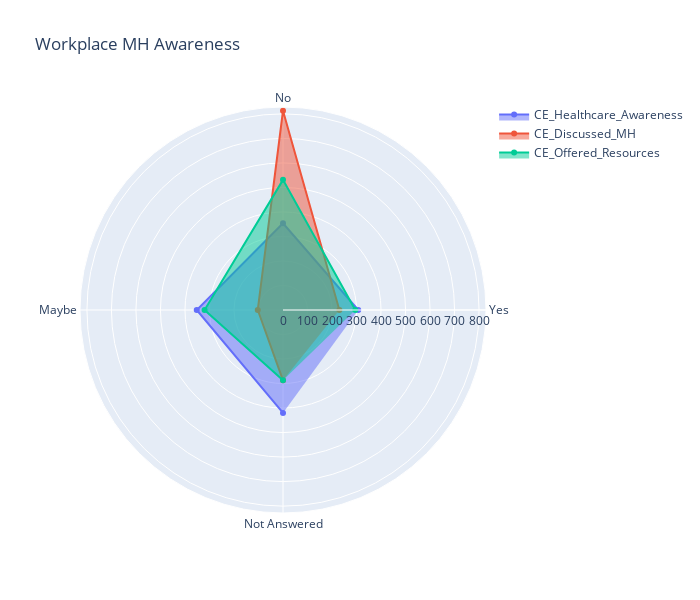

Notebook cell for this chart:
### Markdown cell above
df_employeer_create_safe = df_raw[['CE_Healthcare_Awareness', 'CE_Discussed_MH', 'CE_Offered_Resources', 'CE_Medical_Leave_Request']].copy()
df_employeer_create_safe['CE_Medical_Leave_Request'].fillna('Not Answered', inplace=True)

### Code cell
# Create a dataframe for mental health awareness
df_employeer_create_safe = df_raw[['CE_Healthcare_Awareness', 'CE_Discussed_MH', 'CE_Offered_Resources', 'CE_Medical_Leave_Request']].copy()
# To fill the null values
df_employeer_create_safe['CE_Medical_Leave_Request'].fillna('Not Answered', inplace=True)

answer_type = ['Yes', 'No', 'Maybe', 'Not Answered']
radar_plot_count_1 = [307, 354, 352, 420]
radar_plot_count_2 = [230, 813, 103, 287]
radar_plot_count_3 = [295, 531, 320, 287]

fig = go.Figure(
    data=[
        go.Scatterpolar(r=radar_plot_count_1, theta=answer_type, fill='toself', name='CE_Healthcare_Awareness'),
        go.Scatterpolar(r=radar_plot_count_2, theta=answer_type, fill='toself', name='CE_Discussed_MH'),
        go.Scatterpolar(r=radar_plot_count_3, theta=answer_type, fill='toself', name='CE_Offered_Resources')
    ]
    )
fig.update_layout(
    title=go.layout.Title(text='Workplace MH Awareness'),
    polar={'radialaxis': {'visible': True}},
    showlegend=True,
    width=700,  # Set the desired width
    height=600  # Set the desired height
)

# Save the visual as a .jpeg
fig.write_image("../Visualizations/RadarChart_Work_Awareness.jpeg")
#fig.savefig("Visualizations/RadarChart_Work_Awareness.jpeg", bbox_inches="tight")

# Save the radar chart in a html file
pyo.plot(fig, filename='../Visualizations/RadarChart_Work_Awareness')

fig.show()

### Figure 1 — Plotly figure (JSON) as saved in the notebook; plotly's stock layout.template omitted (floating-point values rounded to 4 significant figures)
{"data": [{"fill": "toself", "name": "CE_Healthcare_Awareness", "r": [307, 354, 352, 420], "theta": ["Yes", "No", "Maybe", "Not Answered"], "type": "scatterpolar"}, {"fill": "toself", "name": "CE_Discussed_MH", "r": [230, 813, 103, 287], "theta": ["Yes", "No", "Maybe", "Not Answered"], "type": "scatterpolar"}, {"fill": "toself", "name": "CE_Offered_Resources", "r": [295, 531, 320, 287], "theta": ["Yes", "No", "Maybe", "Not Answered"], "type": "scatterpolar"}], "layout": {"height": 600, "polar": {"radialaxis": {"visible": true}}, "showlegend": true, "title": {"text": "Workplace MH Awareness"}, "width": 700}}
